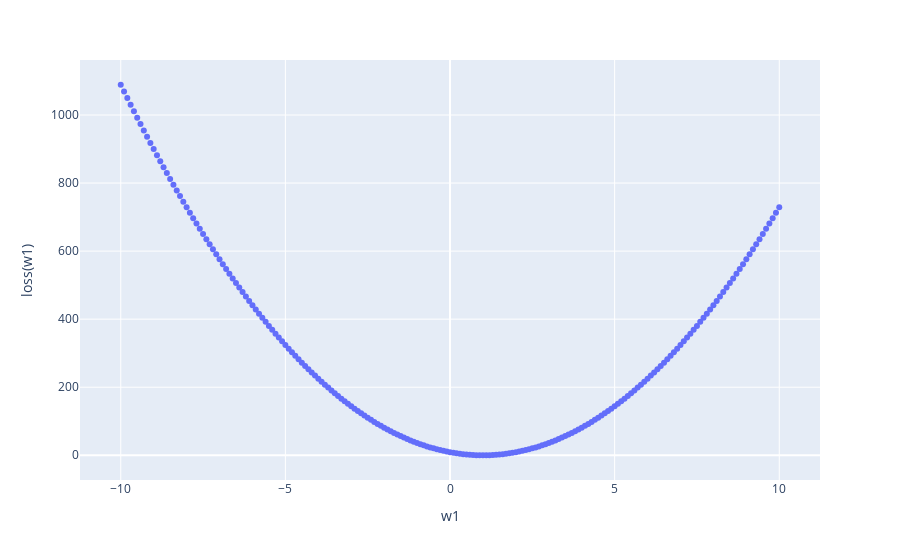

Source (notebook cell):
### Markdown cell above
[![](https://colab.research.google.com/assets/colab-badge.svg)](https://colab.research.google.com/github/itmorn/AI.handbook/blob/main/machine_learning/linear_regression/linear_regression.ipynb)

### Code cell
# 一元线性回归（不带偏置项、1个样本点）
import plotly.express as px
import numpy as np
point = (3, 3)


def calc_loss(w1):
    return (w1*point[0]-point[1])**2


arr_w1 = np.linspace(-10, 10, 201)
loss = [calc_loss(w1) for w1 in arr_w1]
# loss = calc_loss(arr_w1)
fig = px.scatter(x=x, y=loss, labels={"x": "w1", "y": "loss(w1)"})
fig.show()

### Figure 1 — Plotly figure (JSON) as saved in the notebook; plotly's stock layout.template omitted (floating-point values rounded to 4 significant figures; data arrays with more than 128 entries replaced by an {"elided": "..."} marker saying what was removed)
{"data": [{"hovertemplate": "w1=%{x}<br>loss(w1)=%{y}<extra></extra>", "legendgroup": "", "marker": {"color": "#636efa", "symbol": "circle"}, "mode": "markers", "name": "", "orientation": "v", "showlegend": false, "type": "scatter", "x": {"elided": "201 float values"}, "xaxis": "x", "y": {"elided": "201 float values"}, "yaxis": "y"}], "layout": {"legend": {"tracegroupgap": 0}, "margin": {"t": 60}, "xaxis": {"anchor": "y", "domain": [0, 1], "title": {"text": "w1"}}, "yaxis": {"anchor": "x", "domain": [0, 1], "title": {"text": "loss(w1)"}}}}
